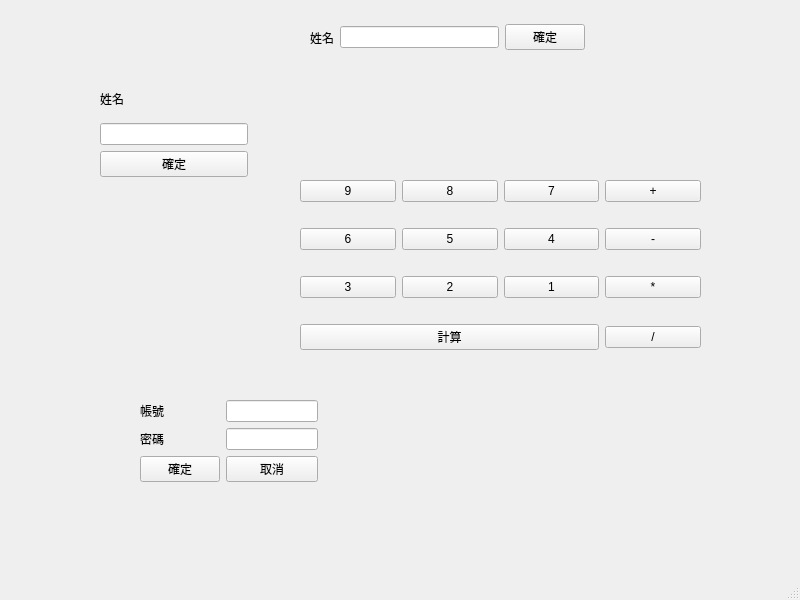
<?xml version="1.0" encoding="UTF-8"?>
<ui version="4.0">
 <class>MainWindow</class>
 <widget class="QMainWindow" name="MainWindow">
  <property name="geometry">
   <rect>
    <x>0</x>
    <y>0</y>
    <width>800</width>
    <height>600</height>
   </rect>
  </property>
  <property name="windowTitle">
   <string>MainWindow</string>
  </property>
  <widget class="QWidget" name="centralwidget">
   <widget class="QWidget" name="gridLayoutWidget">
    <property name="geometry">
     <rect>
      <x>300</x>
      <y>160</y>
      <width>401</width>
      <height>211</height>
     </rect>
    </property>
    <layout class="QGridLayout" name="gridLayout">
     <item row="0" column="0">
      <widget class="QPushButton" name="pushButton_3">
       <property name="text">
        <string>9</string>
       </property>
      </widget>
     </item>
     <item row="0" column="2">
      <widget class="QPushButton" name="pushButton_5">
       <property name="text">
        <string>7</string>
       </property>
      </widget>
     </item>
     <item row="1" column="0">
      <widget class="QPushButton" name="pushButton_8">
       <property name="text">
        <string>6</string>
       </property>
      </widget>
     </item>
     <item row="0" column="3">
      <widget class="QPushButton" name="pushButton_6">
       <property name="text">
        <string>+</string>
       </property>
      </widget>
     </item>
     <item row="2" column="2">
      <widget class="QPushButton" name="pushButton_12">
       <property name="text">
        <string>1</string>
       </property>
      </widget>
     </item>
     <item row="2" column="3">
      <widget class="QPushButton" name="pushButton_11">
       <property name="text">
        <string>*</string>
       </property>
      </widget>
     </item>
     <item row="1" column="1">
      <widget class="QPushButton" name="pushButton_7">
       <property name="text">
        <string>5</string>
       </property>
      </widget>
     </item>
     <item row="1" column="3">
      <widget class="QPushButton" name="pushButton_15">
       <property name="text">
        <string>-</string>
       </property>
      </widget>
     </item>
     <item row="0" column="1">
      <widget class="QPushButton" name="pushButton_4">
       <property name="text">
        <string>8</string>
       </property>
      </widget>
     </item>
     <item row="2" column="0">
      <widget class="QPushButton" name="pushButton_14">
       <property name="text">
        <string>3</string>
       </property>
      </widget>
     </item>
     <item row="2" column="1">
      <widget class="QPushButton" name="pushButton_13">
       <property name="text">
        <string>2</string>
       </property>
      </widget>
     </item>
     <item row="1" column="2">
      <widget class="QPushButton" name="pushButton_16">
       <property name="text">
        <string>4</string>
       </property>
      </widget>
     </item>
     <item row="3" column="3">
      <widget class="QPushButton" name="pushButton_9">
       <property name="text">
        <string>/</string>
       </property>
      </widget>
     </item>
     <item row="3" column="0" colspan="3">
      <widget class="QPushButton" name="pushButton_10">
       <property name="text">
        <string>計算</string>
       </property>
      </widget>
     </item>
    </layout>
   </widget>
   <widget class="QWidget" name="formLayoutWidget">
    <property name="geometry">
     <rect>
      <x>140</x>
      <y>400</y>
      <width>178</width>
      <height>111</height>
     </rect>
    </property>
    <layout class="QFormLayout" name="formLayout">
     <item row="0" column="0">
      <widget class="QLabel" name="label_4">
       <property name="text">
        <string>帳號</string>
       </property>
      </widget>
     </item>
     <item row="0" column="1">
      <widget class="QLineEdit" name="lineEdit_4"/>
     </item>
     <item row="1" column="0">
      <widget class="QLabel" name="label_3">
       <property name="text">
        <string>密碼</string>
       </property>
      </widget>
     </item>
     <item row="2" column="1">
      <widget class="QPushButton" name="pushButton_18">
       <property name="text">
        <string>取消</string>
       </property>
      </widget>
     </item>
     <item row="2" column="0">
      <widget class="QPushButton" name="pushButton_17">
       <property name="text">
        <string>確定</string>
       </property>
      </widget>
     </item>
     <item row="1" column="1">
      <widget class="QLineEdit" name="lineEdit_3"/>
     </item>
    </layout>
   </widget>
   <widget class="QWidget" name="">
    <property name="geometry">
     <rect>
      <x>310</x>
      <y>20</y>
      <width>275</width>
      <height>35</height>
     </rect>
    </property>
    <layout class="QHBoxLayout" name="horizontalLayout">
     <item>
      <widget class="QLabel" name="label">
       <property name="text">
        <string>姓名</string>
       </property>
      </widget>
     </item>
     <item>
      <widget class="QLineEdit" name="lineEdit"/>
     </item>
     <item>
      <widget class="QPushButton" name="pushButton">
       <property name="text">
        <string>確定</string>
       </property>
      </widget>
     </item>
    </layout>
   </widget>
   <widget class="QWidget" name="">
    <property name="geometry">
     <rect>
      <x>100</x>
      <y>80</y>
      <width>148</width>
      <height>97</height>
     </rect>
    </property>
    <layout class="QVBoxLayout" name="verticalLayout">
     <item>
      <widget class="QLabel" name="label_2">
       <property name="text">
        <string>姓名</string>
       </property>
      </widget>
     </item>
     <item>
      <widget class="QLineEdit" name="lineEdit_2"/>
     </item>
     <item>
      <widget class="QPushButton" name="pushButton_2">
       <property name="text">
        <string>確定</string>
       </property>
      </widget>
     </item>
    </layout>
   </widget>
  </widget>
  <widget class="QMenuBar" name="menubar">
   <property name="geometry">
    <rect>
     <x>0</x>
     <y>0</y>
     <width>800</width>
     <height>25</height>
    </rect>
   </property>
  </widget>
  <widget class="QStatusBar" name="statusbar"/>
 </widget>
 <resources/>
 <connections/>
</ui>
